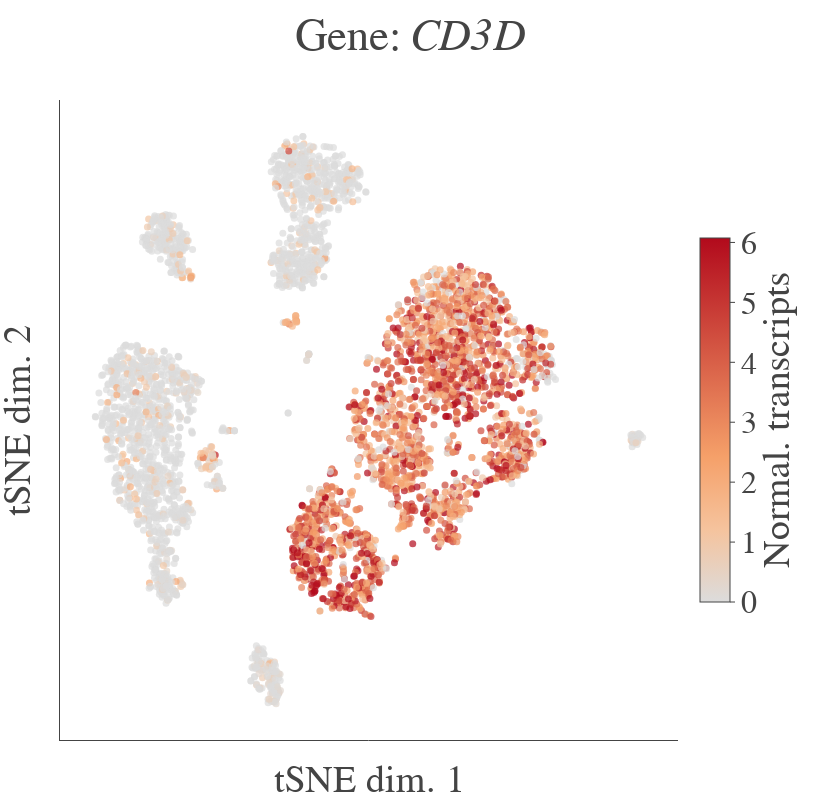
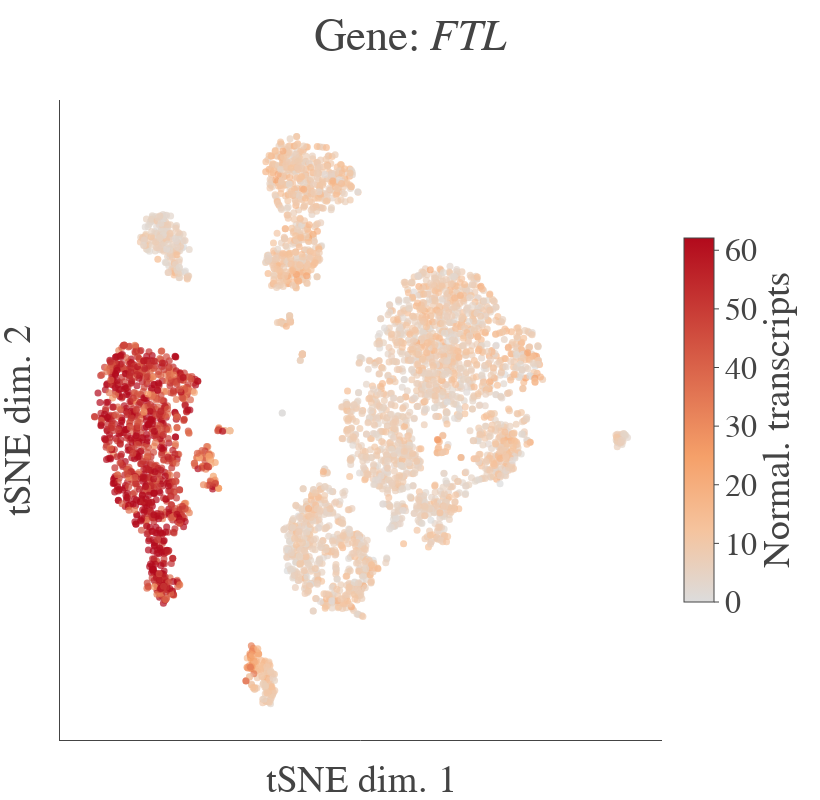
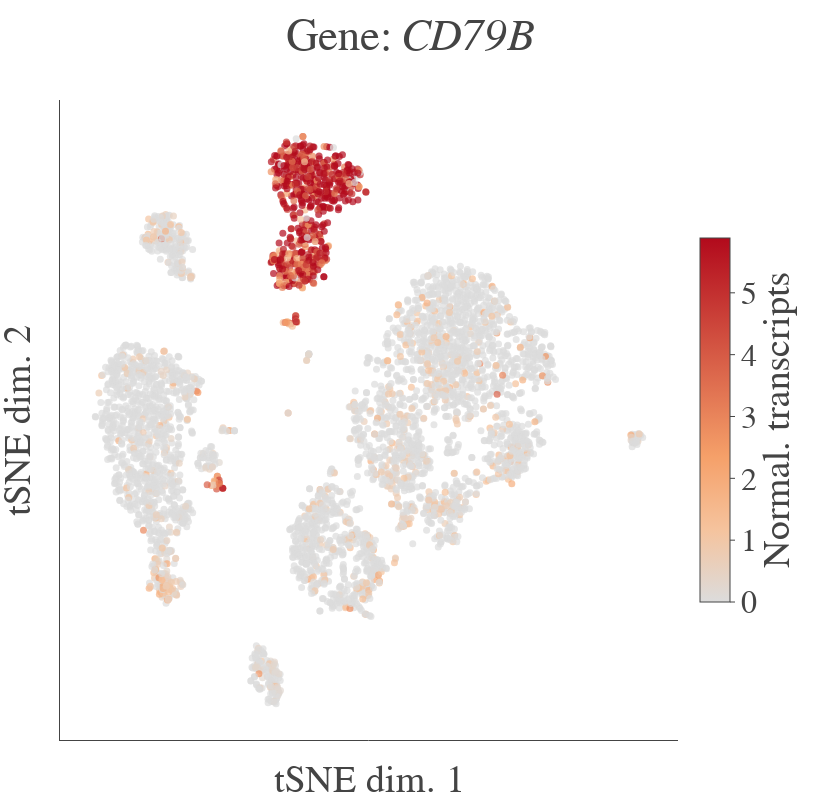

The cell these charts' notebook holds for them, in order:
### Markdown cell above
### Look at marker genes

* *CD3D*: T cell marker gene
* *FTL*: Monocyte marker gene
* *CD79B*: B cell marker gene

### Code cell
sel_genes = ['CD3D', 'FTL', 'CD79B']

def normalize(matrix):
    """Normalize each profile to the median transcript count."""
    num_transcripts = matrix.sum(axis=0)
    transcript_count = num_transcripts.median()
    norm_matrix = (transcript_count / num_transcripts) * matrix
    return norm_matrix


norm_matrix = normalize(matrix)

for gene in sel_genes:
    profile = norm_matrix.loc[gene]
    
    # we're calibrating the color scale
    # so that we're only showing values
    # within two standard deviations of the mean
    mean = profile.mean()
    std = profile.std(ddof=1)
    cmin = max(mean - 2*std, 0)
    cmax = mean + 2*std
    
    trace = go.Scatter(
        x=tsne_scores.iloc[0],
        y=tsne_scores.iloc[1],
        mode='markers',
        marker=dict(
            size=7,
            opacity=0.7,
            color=profile,
            cmin=cmin,
            cmax=cmax,
            showscale=True,
            colorbar=dict(
                len=0.6,
                title='Normal. transcripts',
                titleside='right',
                ticklen=5)
        ),
    )
    
    data = [trace]
    
    layout = go.Layout(
        width=820,
        height=800,
        font=dict(size=32, family='serif'),
        xaxis=dict(title='tSNE dim. 1', zeroline=False, showline=True, tickvals=[], showgrid=False),
        yaxis=dict(title='tSNE dim. 2', zeroline=False, showline=True, tickvals=[], showgrid=False),
        margin=dict(l=60, b=60),
        title='Gene: <i>%s</i>' % gene,
    )

    fig = go.Figure(data=data, layout=layout)
    iplot(fig)

### Figure 1 — Plotly figure (JSON) as saved in the notebook; plotly's stock layout.template omitted (floating-point values rounded to 4 significant figures; data arrays with more than 128 entries replaced by an {"elided": "..."} marker saying what was removed)
{"data": [{"marker": {"cmax": 6.074, "cmin": 0, "color": {"elided": "4340 float values"}, "colorbar": {"len": 0.6, "ticklen": 5, "title": "Normal. transcripts", "titleside": "right"}, "opacity": 0.7, "showscale": true, "size": 7}, "mode": "markers", "type": "scatter", "uid": "ca084d39-3eef-4749-bbff-1c1a94863a99", "x": {"elided": "4340 float values"}, "y": {"elided": "4340 float values"}}], "layout": {"font": {"family": "serif", "size": 32}, "height": 800, "margin": {"b": 60, "l": 60}, "title": "Gene: <i>CD3D</i>", "width": 820, "xaxis": {"showgrid": false, "showline": true, "tickvals": [], "title": "tSNE dim. 1", "zeroline": false}, "yaxis": {"showgrid": false, "showline": true, "tickvals": [], "title": "tSNE dim. 2", "zeroline": false}}}

### Figure 2 — Plotly figure (JSON) as saved in the notebook; plotly's stock layout.template omitted (floating-point values rounded to 4 significant figures; data arrays with more than 128 entries replaced by an {"elided": "..."} marker saying what was removed)
{"data": [{"marker": {"cmax": 62.09, "cmin": 0, "color": {"elided": "4340 float values"}, "colorbar": {"len": 0.6, "ticklen": 5, "title": "Normal. transcripts", "titleside": "right"}, "opacity": 0.7, "showscale": true, "size": 7}, "mode": "markers", "type": "scatter", "uid": "af3f45cd-5ccf-485d-b036-0aaefe9915f3", "x": {"elided": "4340 float values"}, "y": {"elided": "4340 float values"}}], "layout": {"font": {"family": "serif", "size": 32}, "height": 800, "margin": {"b": 60, "l": 60}, "title": "Gene: <i>FTL</i>", "width": 820, "xaxis": {"showgrid": false, "showline": true, "tickvals": [], "title": "tSNE dim. 1", "zeroline": false}, "yaxis": {"showgrid": false, "showline": true, "tickvals": [], "title": "tSNE dim. 2", "zeroline": false}}}

### Figure 3 — Plotly figure (JSON) as saved in the notebook; plotly's stock layout.template omitted (floating-point values rounded to 4 significant figures; data arrays with more than 128 entries replaced by an {"elided": "..."} marker saying what was removed)
{"data": [{"marker": {"cmax": 5.887, "cmin": 0, "color": {"elided": "4340 float values"}, "colorbar": {"len": 0.6, "ticklen": 5, "title": "Normal. transcripts", "titleside": "right"}, "opacity": 0.7, "showscale": true, "size": 7}, "mode": "markers", "type": "scatter", "uid": "b7162695-655a-41d7-adcb-297a7df8f073", "x": {"elided": "4340 float values"}, "y": {"elided": "4340 float values"}}], "layout": {"font": {"family": "serif", "size": 32}, "height": 800, "margin": {"b": 60, "l": 60}, "title": "Gene: <i>CD79B</i>", "width": 820, "xaxis": {"showgrid": false, "showline": true, "tickvals": [], "title": "tSNE dim. 1", "zeroline": false}, "yaxis": {"showgrid": false, "showline": true, "tickvals": [], "title": "tSNE dim. 2", "zeroline": false}}}
